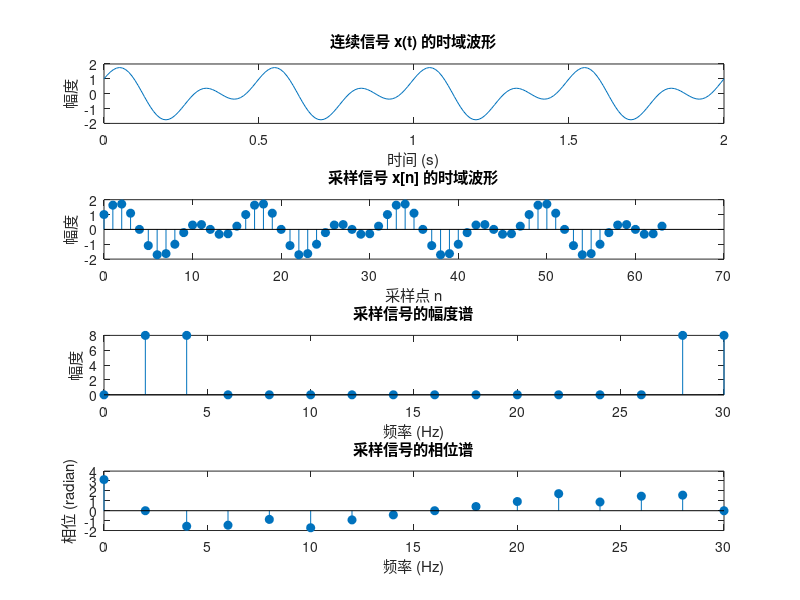

This chart was generated by the following MATLAB code:
% 连续时间信号
t = 0:0.01:2; % 时间从0到2秒，步长为0.01
xt = cos(4 * pi * t) + sin(8 * pi * t); % 定义连续信号

% 绘制
figure(5);

% 第一题：0~2秒连续时域波形
subplot(4, 1, 1);
plot(t, xt);
xlabel('时间 (s)');
ylabel('幅度');
title('连续信号 x(t) 的时域波形');

% 第二题：满足采样定理的采样
fs = 32; % 采样频率，满足 Nyquist 条件
T = 1 / fs; % 采样周期
n = 0:2 * 32 - 1; % 采样点，取两个周期
xn = cos(4 * pi * n * T) + sin(8 * pi * n * T); % 离散信号

% 绘制离散信号
subplot(4, 1, 2);
stem(n, xn, 'filled');
xlabel('采样点 n');
ylabel('幅度');
title('采样信号 x[n] 的时域波形');

% 第三题：离散信号的离散幅度谱
N = 16; % FFT 点数
Xk = fft(xn, N); % 计算 FFT
freq = (0:N-1) * fs / N; % 频率轴

% 绘制幅度谱
subplot(4, 1, 3);
stem(freq, abs(Xk), 'filled');
xlabel('频率 (Hz)');
ylabel('幅度');
title('采样信号的幅度谱');

% 绘制相位谱
subplot(4, 1, 4);
stem(freq, angle(Xk), 'filled');
xlabel('频率 (Hz)');
ylabel('相位 (radian)');
title('采样信号的相位谱');
